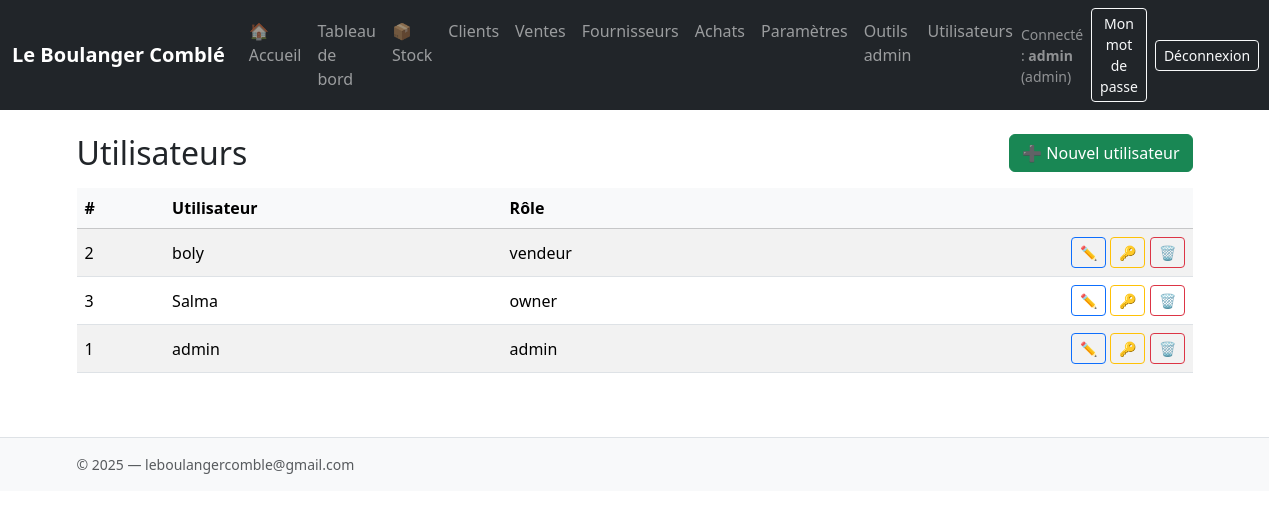
The page /users (signed in) on the database as committed earlier.
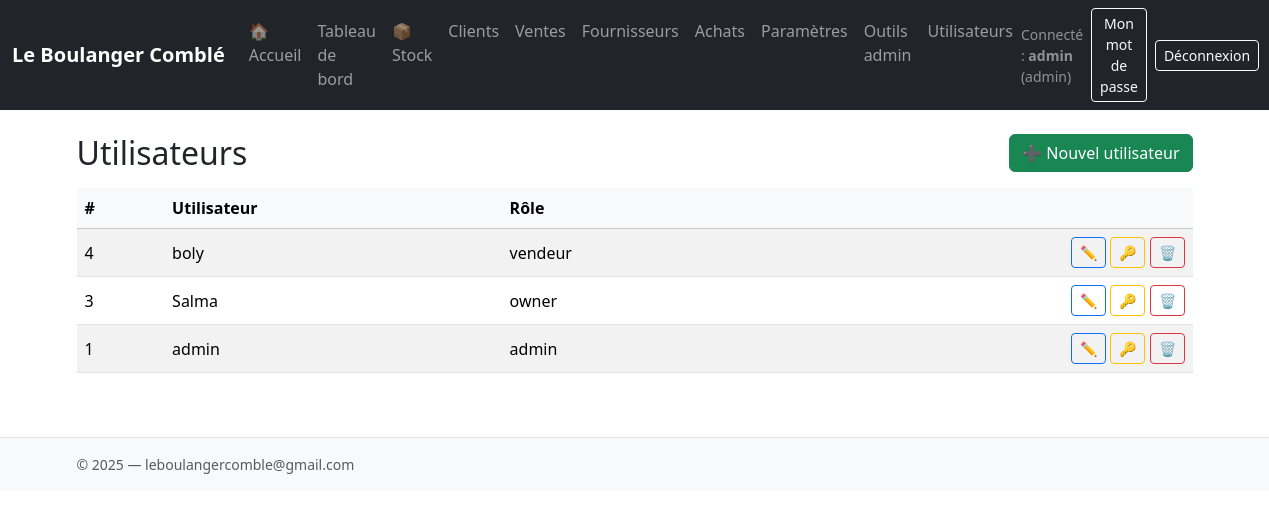
The same page on the database as committed later.
### tables this page shows
CREATE TABLE users (
    id INTEGER PRIMARY KEY AUTOINCREMENT,
    username TEXT UNIQUE NOT NULL,
    pwd_hash TEXT NOT NULL,
    role TEXT NOT NULL DEFAULT 'vendeur' -- 'admin' ou 'vendeur'
);

### app.py (the view)
@app.route("/users")
@role_required('owner','admin')
def users_list():
    page, per_page, offset = get_page_args()
    conn = get_db()
    sql = "SELECT id, username, role FROM users ORDER BY role DESC, username"
    count = conn.execute("SELECT COUNT(*) AS n FROM users").fetchone()["n"]
    users = conn.execute(sql + " LIMIT ? OFFSET ?", (per_page, offset)).fetchall()
    if request.headers.get('HX-Request'):
        return render_template("users_table.html", users=users)
    return render_template("users.html", users=users,
                           page=page, per_page=per_page, total=count)

### app.py (called while the page is built)
def get_db():
    if 'db' not in g:
        g.db = sqlite3.connect(DB_PATH)
        g.db.row_factory = sqlite3.Row
        g.db.execute("PRAGMA foreign_keys = ON;")
    return g.db

def get_settings():
    db = get_db()
    row = db.execute("SELECT * FROM settings WHERE id=1").fetchone()
    return row

def has_role(*roles):
    u = session.get("user")
    return bool(u and u.get("role") in roles)

def role_required(*roles):
    def deco(f):
        @wraps(f)
        def wrapper(*args, **kwargs):
            if not has_role(*roles):
                flash("Accès refusé.", "danger")
                return redirect(url_for("index"))
            return f(*args, **kwargs)
        return wrapper
    return deco

@app.before_request
def load_settings_into_g():
    try:
        g.settings = get_settings()
    except Exception:
        g.settings = None

@app.before_request
def require_login_globally():
    public_endpoints = {"login"}
    ep = (request.endpoint or "")
    if ep.startswith("static") or ep in public_endpoints:
        return
    if not session.get("user"):
        return redirect(url_for("login", next=request.full_path))

### templates/users.html (shortened to what this page needs)
{% extends "layout.html" %}
{% block content %}
<div class="d-flex align-items-center justify-content-between mb-3">
  <h2 class="m-0">Utilisateurs</h2>
  <a href="{{ url_for('users_new') }}" class="btn btn-success">➕ Nouvel utilisateur</a>
</div>
<div class="table-responsive">
  <table class="table table-striped table-hover align-middle">
    <thead class="table-light">
      <tr>
        <th>#</th>
        <th>Utilisateur</th>
        <th>Rôle</th>
        <th></th>
      </tr>
    </thead>
    <tbody id="users-table-body">
      {% include 'users_table.html' %}
    </tbody>
  </table>
</div>
{% endblock %}

### templates/users_table.html
{% for u in users %}
<tr>
    <td>{{ u.id }}</td>
    <td>{{ u.username }}</td>
    <td>{{ u.role }}</td>
    <td class="text-end">
        <a href="{{ url_for('users_edit', uid=u.id) }}" class="btn btn-sm btn-outline-primary" title="Modifier">✏️</a>
        <form action="{{ url_for('users_reset_pw', uid=u.id) }}" method="post" class="d-inline" onsubmit="return confirm('Réinitialiser le mot de passe ?');">
        <button class="btn btn-sm btn-outline-warning" title="Réinitialiser le mot de passe">🔑</button>
        </form>
        <form action="{{ url_for('users_delete', uid=u.id) }}" method="post" class="d-inline" onsubmit="return confirm('Supprimer cet utilisateur ?');">
        <button class="btn btn-sm btn-outline-danger" title="Supprimer">🗑️</button>
        </form>
    </td>
</tr>
{% endfor %}

Rows that differ between the two databases and show on the page:
removed users: id "2", username "boly", role "vendeur"
added users: id "4", username "boly", role "vendeur"
